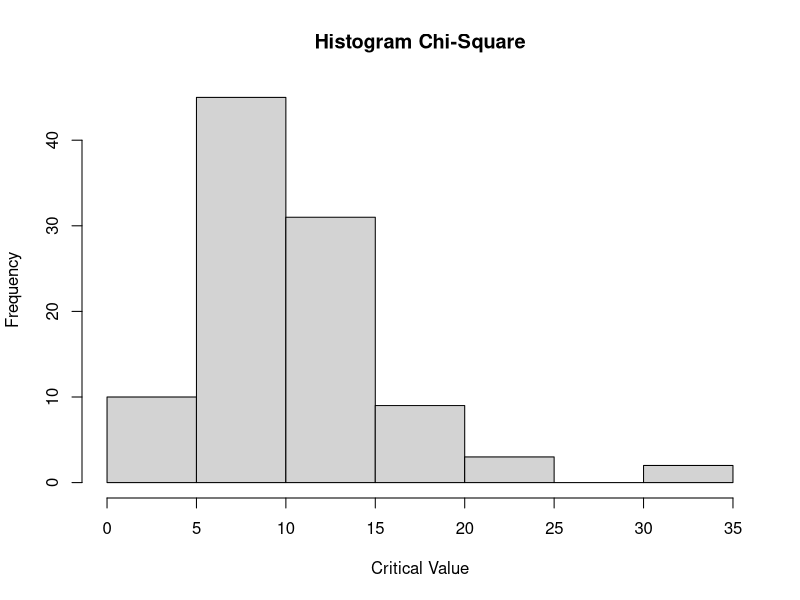

The R script that drew this image:
# No4
dof = 10
x = 2

# 4a.
dchisq(x, dof)

# 4b.
n = 100
data = rchisq(n, dof)
hist(data, main = "Histogram Chi-Square", xlab ="Critical Value")

# 4c.
# Mean
mu = dof
mu
# [1] 10

mean(data)
# [1] 10.0702

# Variance
sigma.sq = 2*dof
sigma.sq
# [1] 20

var(data)
# [1] 25.04592